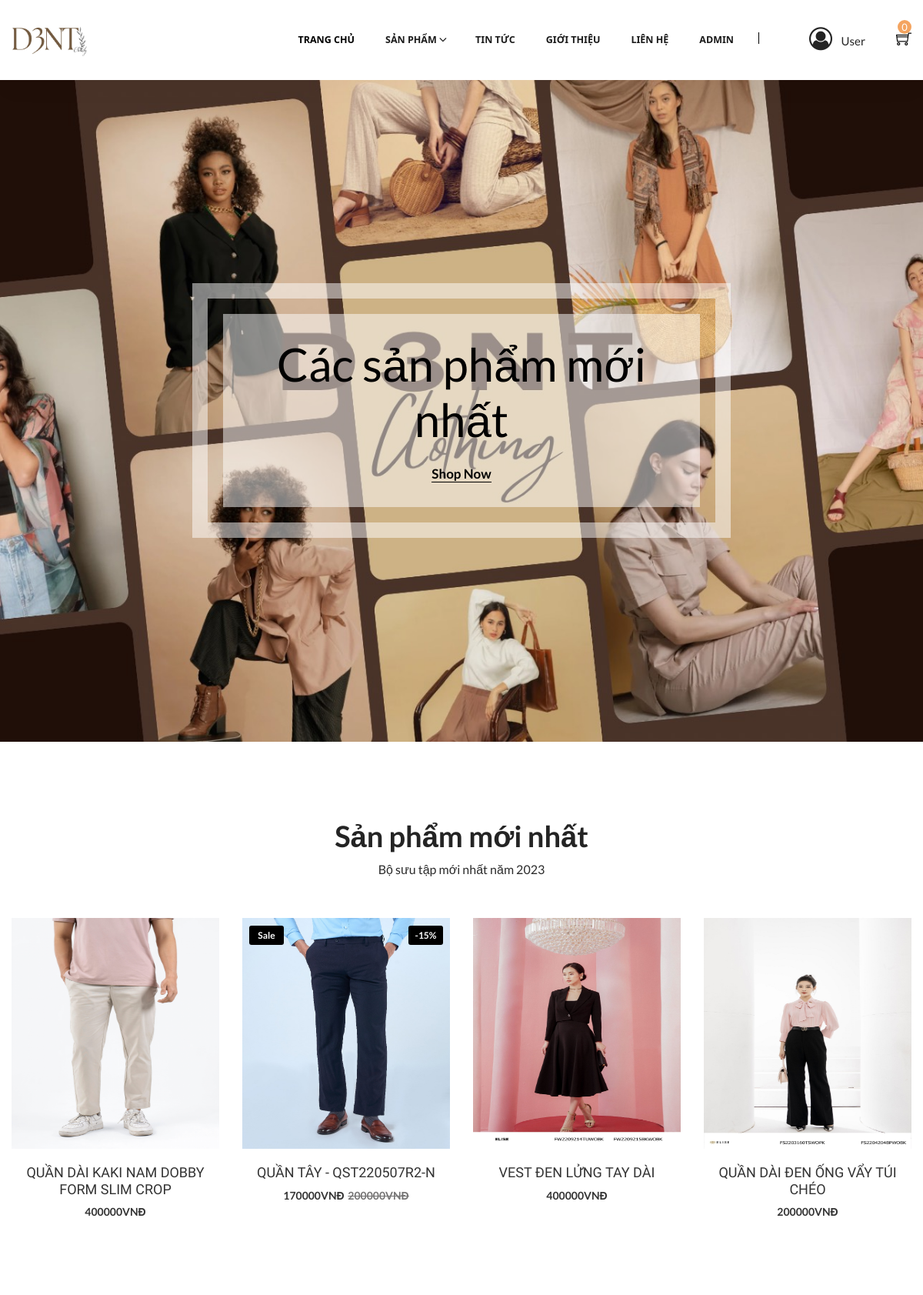
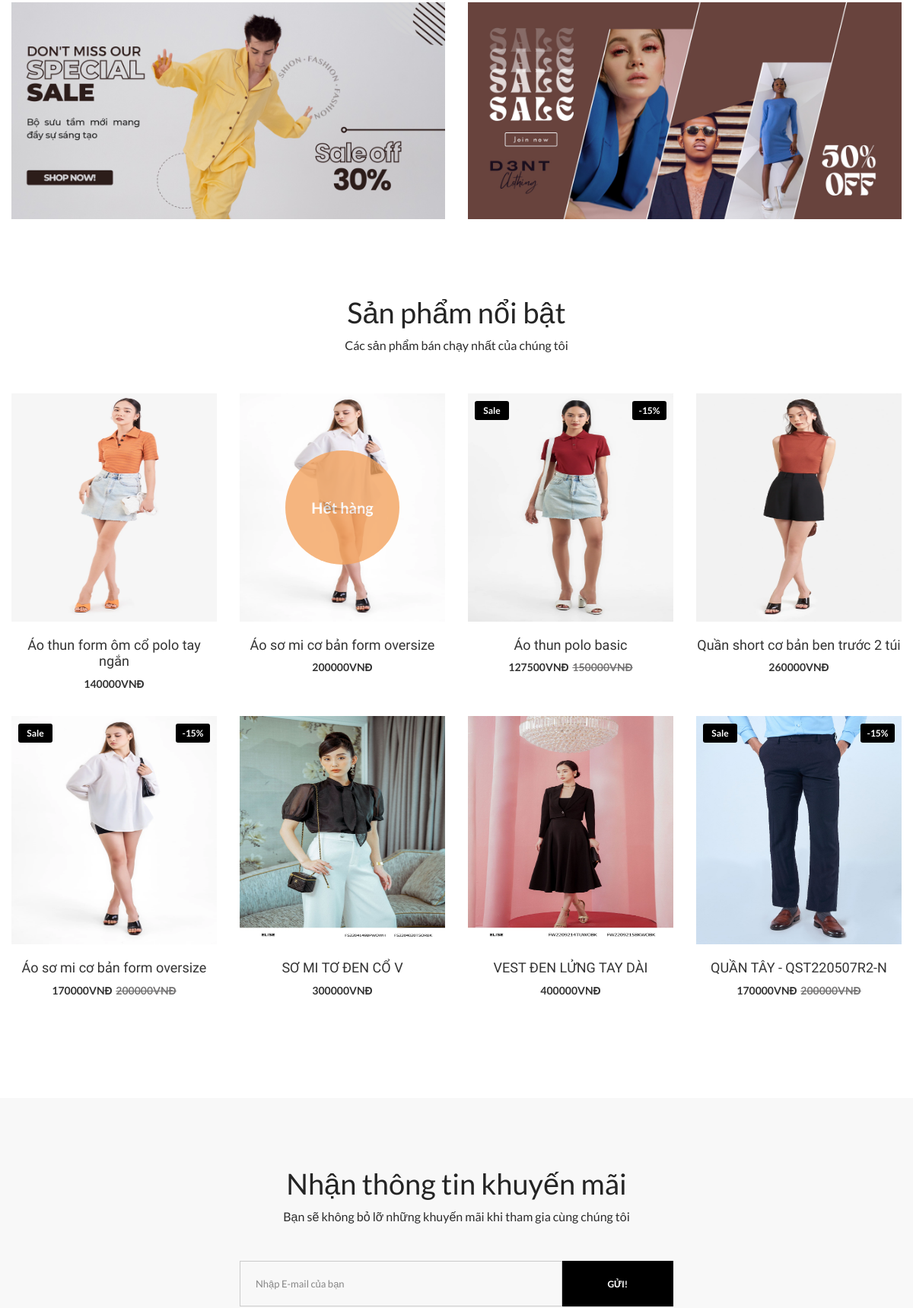
The page / (upper part) on the database its author committed (2 pictures, top to bottom).
### tables this page shows
CREATE TABLE `tbl_product` (
  `product_id` int(11) NOT NULL,
  `product_name` varchar(200) NOT NULL,
  `brand_id` int(11) NOT NULL,
  `category_id` int(11) NOT NULL,
  `unit_price` int(11) NOT NULL,
  `unit_in_stock` int(11) NOT NULL,
  `unit_in_order` int(11) NOT NULL,
  `product_img` text NOT NULL,
  `product_description` text NOT NULL,
  `color_id` int(11) NOT NULL,
  `size_id` int(11) NOT NULL,
  `release_date` date NOT NULL,
  `promotion_id` int(11) DEFAULT NULL
);

CREATE TABLE `tbl_promotion` (
  `promotion_id` int(11) NOT NULL,
  `promotion_name` varchar(200) NOT NULL,
  `promotion_percent` int(11) NOT NULL,
  `promotion_content` varchar(200) NOT NULL
);

### index.php (the view, shortened to what this page needs)
<?php
require_once('./layout/header.php');
?>
<main class="main-content">
    <section class="home-slider-area slider-default">
      <div class="home-slider-content">
        <div class="swiper-container home-slider-container">
          <div class="swiper-wrapper">
            <div class="swiper-slide">
              <div class="home-slider-item bg-img-cover" data-bg-img="image_banner/banner1.jpg">
                <div class="slider-content-area">
                  <div class="container">
                    <div class="row">
                      <div class="col-12">
                        <div class="content m-auto">
                          <div class="inner-content">
                            <div class="tittle-wrp">
                              <h2>Các sản phẩm mới nhất</h2>
                            </div>
                            <div class="btn-wrp">
                              <a href="./shop_product.php" class="btn-link">Shop Now</a>
                            </div>
                          </div>
                        </div>
                      </div>
                    </div>
                  </div>
                </div>
              </div>
            </div>
          </div>
        </div>
      </div>
    </section>
    <section class="product-area latest-product-area" data-aos="fade-up" data-aos-duration="1000">
      <div class="container">
        <div class="row">
          <div class="col-md-8 col-lg-6 m-auto">
            <div class="section-title text-center">
              <h2 class="title"> <b>Sản phẩm mới nhất</b> </h2>
              <p>Bộ sưu tập mới nhất năm 2023</p>
            </div>
          </div>
        </div>
        <div class="row">
          <div class="col-12">
            <div class="swiper-container product4-slider-container">
              <div class="swiper-wrapper">
                <?php
            $sql = "SELECT `product_id`, `product_name`, `brand_id`, `category_id`, `unit_price`, `unit_in_stock`, `unit_in_order`, `product_img`, `product_description`, `color_id`, `size_id`, `release_date`,`promotion_id` FROM `tbl_product`
            WHERE 1  order by release_date DESC LIMIT 5 ;";
              $ketQuaTruyVan = $conn->query($sql);
            if($ketQuaTruyVan->num_rows>0){
              while($product = $ketQuaTruyVan->fetch_assoc()){
                  ?>
                  <div class="swiper-slide">
                  <div class="product-item">
                    <div class="product-thumb">
                      <a href="product_detail.php?product_id=<?=$product['product_id']?>">
                        <img class="product_img" style="width:3000px; height:300px;" src="./image-product/<?=$product['product_img']?>" alt="d3ntclothing">
                          <?php
                           if($product['promotion_id']!= null){
                          ?>
                            <div class="ribbons">
                          <span class="ribbon ribbon-hot">Sale</span>
                          <?php
                          $sql1 ="SELECT promotion_percent FROM `tbl_product`,tbl_promotion
                          WHERE tbl_product.promotion_id = tbl_promotion.promotion_id
                          and tbl_product.product_id='".$product['product_id']."' and tbl_product.promotion_id='".$product['promotion_id']."'";
                          $ketQuaTruyVan1= $conn->query($sql1);
                          if($ketQuaTruyVan1->num_rows>0){
                            $promotion = $ketQuaTruyVan1->fetch_assoc()
                          ?>
                          <span class="ribbon ribbon-onsale align-right">-<?=$promotion['promotion_percent']?>%</span>
                          <?php
                        }
                          ?>
                        </div>
                        <?php
                          }
                        ?>
                      </a>
                      <div class="product-action" style="display:flex; flex-direction:row;">
                      </div>
                    </div>
                    <div class="product-info">
                      <h4 class="title"><a href="product_detail.php?product_id=<?=$product['product_id']?>"><?=$product['product_name']?></a></h4>
                      <div class="prices">
                        <?php
                         if($product['promotion_id']!= null){
                          $sql2 ="SELECT promotion_percent FROM `tbl_product`,tbl_promotion
                          WHERE tbl_product.promotion_id = tbl_promotion.promotion_id
                          and tbl_product.product_id='".$product['product_id']."' and tbl_product.promotion_id='".$product['promotion_id']."'";
                          $ketQuaTruyVan2= $conn->query($sql2);
                          if($ketQuaTruyVan2->num_rows>0){
                            $promotion2 = $ketQuaTruyVan2->fetch_assoc()
                          ?>
                        <span class="price"><?=$product['unit_price']-$product['unit_price']*$promotion2['promotion_percent']/100?>VNĐ</span>
                        <del class="price-old"><?=$product['unit_price']?>VNĐ</del>
                        <?php
                          }
                        }else{
                          ?>
                          <span class="price"><?=$product['unit_price']?>VNĐ</span>
                          <?php
                        }
                        ?>
                      </div>
                    </div>
                  </div>
                </div>
                    <?php
                  }
                }
                ?>
              </div>
            </div>
          </div>
        </div>
      </div>
    </section>
    <section class="offer-area" data-aos="fade-up" data-aos-duration="1000">
      <div class="container">
        <div class="row">
          <div class="col-sm-6">
            <div class="single-offer">
              <div class="thumb">
                <a href="./shop_product.php">
                  <img src="image_banner/sale30.jpg" alt="d3ntclothing">
                </a>
              </div>
            </div>
          </div>
          <div class="col-sm-6">
            <div class="single-offer">
              <div class="thumb">
                <a href="./shop_product.php">
                  <img src="image_banner/sale50.jpg" alt="d3ntclothing">
                </a>
              </div>
            </div>
          </div>
        </div>
      </div>
    </section>
    <section class="product-area featured-product-area" data-aos="fade-up" data-aos-duration="1000">
      <div class="container">
        <div class="row">
          <div class="col-md-8 col-lg-6 m-auto">
            <div class="section-title text-center">
              <h2 class="title">Sản phẩm nổi bật</h2>
              <p>Các sản phẩm bán chạy nhất của chúng tôi</p>
            </div>
          </div>
        </div>
        <div class="row">
            <?php
            $sql1 = "SELECT `product_id`, `product_name`, `brand_id`, `category_id`, `unit_price`, `unit_in_stock`, `unit_in_order`, `product_img`, `product_description`, `color_id`, `size_id`, `release_date`,`promotion_id` FROM `tbl_product`
            WHERE 1 order by unit_in_order DESC LIMIT 8 ;";
            $ketQuaTruyVan = $conn->query($sql1);
            if($ketQuaTruyVan->num_rows>0){
              while($product = $ketQuaTruyVan->fetch_assoc()){
                  ?>
                <div class="col-12 col-sm-6 col-lg-4 col-xl-3">
            <div class="product-item">
              <div class="product-thumb">
                <a href="product_detail.php?product_id=<?=$product['product_id']?>">
                  <img class="product_img" width="300px" height="300px" src="./image-product/<?=$product['product_img']?>" alt="d3ntclothing">
                  <?php
                        if($product['unit_in_stock']==0){
                          ?>
                          <div class="ribbons">
                          <span class="ribbon-soldout">Hết hàng</span>
                        </div>
                          <?php
                        }
                          if($product['promotion_id']!=null){
                            ?>
                            <div class="ribbons">
                            <span class="ribbon ribbon-hot">Sale</span>
                          <?php
                          $sql1 ="SELECT promotion_percent FROM `tbl_product`,tbl_promotion
                          WHERE tbl_product.promotion_id = tbl_promotion.promotion_id
                          and tbl_product.product_id='".$product['product_id']."' and tbl_product.promotion_id='".$product['promotion_id']."'";
                          $ketQuaTruyVan1= $conn->query($sql1);
                          if($ketQuaTruyVan1->num_rows>0){
                            $promotion = $ketQuaTruyVan1->fetch_assoc()
                          ?>
                          <span class="ribbon ribbon-onsale align-right">-<?=$promotion['promotion_percent']?>%</span>
                          <?php
                        }
                          ?>
                        </div>
                        <?php
                          }
                        ?>
                </a>
                    <div class="product-action"  style="display:flex; flex-direction:row;">
                </div>
              </div>
              <div class="product-info">
                <h4 class="title"><a href="product_detail.php?product_id=<?=$product['product_id']?>"><?=$product['product_name']?></a></h4>
                <div class="prices">
                  <?php
                         if($product['promotion_id']!= null){
                          $sql2 ="SELECT promotion_percent FROM `tbl_product`,tbl_promotion
                          WHERE tbl_product.promotion_id = tbl_promotion.promotion_id
                          and tbl_product.product_id='".$product['product_id']."' and tbl_product.promotion_id='".$product['promotion_id']."'";
                          $ketQuaTruyVan2= $conn->query($sql2);
                          if($ketQuaTruyVan2->num_rows>0){
                          ?>
                  <span class="price"><?=$product['unit_price']-$product['unit_price']*$promotion['promotion_percent']/100?>VNĐ</span>
                        <del class="price-old"><?=$product['unit_price']?>VNĐ</del>
                        <?php
                          }
                        }else{
                          ?>
                          <span class="price"><?=$product['unit_price']?>VNĐ</span>
                          <?php
                        }
                        ?>
                </div>
              </div>
            </div>
          </div>
                  <?php
                }}
                    ?>
        </div>
      </div>
    </section>
    <section class="newsletter-area">
      <div class="container">
        <div class="row">
          <div class="col-md-12 col-lg-6 m-auto" data-aos="fade-up" data-aos-duration="1000">
            <div class="section-title text-center">
              <h2 class="title">Nhận thông tin khuyến mãi </h2>
              <p>Bạn sẽ không bỏ lỡ những khuyến mãi khi tham gia cùng chúng tôi</p>
            </div>
            <form class="input-btn-group">
              <input class="form-control" type="text" placeholder="Nhập E-mail của bạn">
              <button class="btn btn-theme btn-black" type="button">Gửi!</button>
            </form>
          </div>
        </div>
      </div>
    </section>
  </main>
<?php
require_once('./layout/footer.php');
?>

### rows shown on the page
tbl_product: product_img (picture), product_name "QUẦN DÀI KAKI NAM DOBBY FORM SLIM CROP", unit_price "400000"
tbl_product: product_img (picture), promotion.promotion_percent "15", product_name "QUẦN TÂY - QST220507R2-N", unit_price.promotion_percent "170000", unit_price "200000"
tbl_product: product_img (picture), product_name "VEST ĐEN LỬNG TAY DÀI", unit_price "400000"
tbl_product: product_img (picture), product_name "QUẦN DÀI ĐEN ỐNG VẨY TÚI CHÉO", unit_price "200000"
tbl_product: product_img (picture), product_name "Áo thun form ôm cổ polo tay ngắn", unit_price "140000"
tbl_product: unit_in_stock "Hết hàng", product_name "Áo sơ mi cơ bản form oversize", unit_price "200000"
tbl_product: product_img (picture), promotion.promotion_percent "15", product_name "Áo thun polo basic", unit_price.promotion_percent "127500", unit_price "150000"
tbl_product: product_img (picture), product_name "Quần short cơ bản ben trước 2 túi", unit_price "260000"
tbl_product: product_img (picture), promotion.promotion_percent "15", product_name "Áo sơ mi cơ bản form oversize", unit_price.promotion_percent "170000", unit_price "200000"
tbl_product: product_img (picture), product_name "SƠ MI TƠ ĐEN CỔ V", unit_price "300000"
